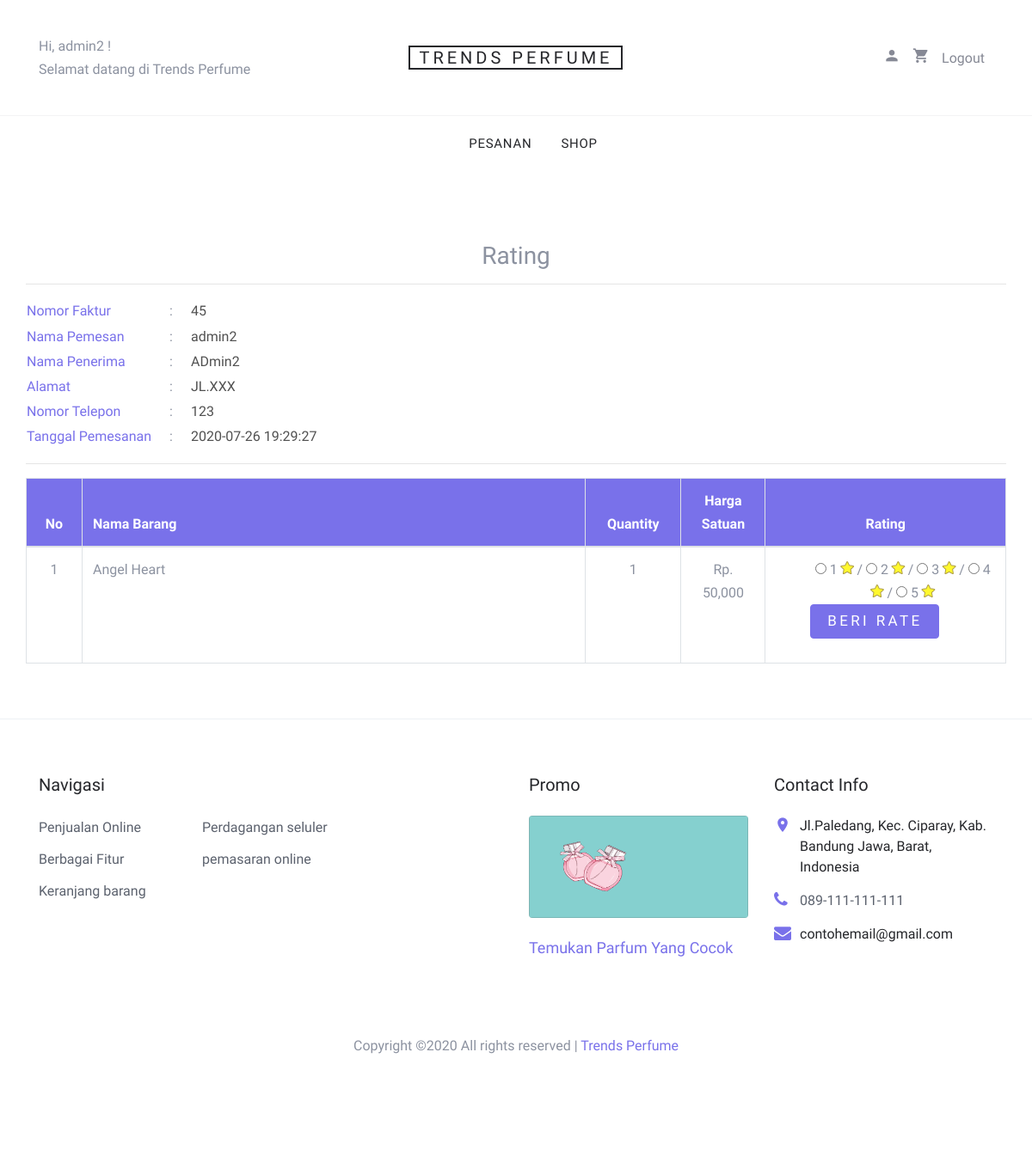
The page /index.php?page=my_profile&module=rekomendasi&action=rating&pesanan_id=45 (signed in) on the database its author committed.
### tables this page shows
CREATE TABLE `pesanan` (
  `pesanan_id` int(3) NOT NULL,
  `kota_id` int(3) NOT NULL,
  `user_id` int(3) NOT NULL,
  `nama_penerima` varchar(25) NOT NULL,
  `nomor_telepon` varchar(15) NOT NULL,
  `alamat` varchar(50) NOT NULL,
  `tanggal_pemesanan` datetime NOT NULL,
  `status` tinyint(4) NOT NULL
);

CREATE TABLE `user` (
  `user_id` int(3) NOT NULL,
  `level` varchar(16) NOT NULL,
  `nama` varchar(25) NOT NULL,
  `email` varchar(128) NOT NULL,
  `alamat` varchar(50) NOT NULL,
  `phone` varchar(15) NOT NULL,
  `password` varchar(255) NOT NULL,
  `status` enum('on','off') NOT NULL
);

CREATE TABLE `pesanan_detail` (
  `pesanan_id` int(3) NOT NULL,
  `barang_id` int(3) NOT NULL,
  `quantity` tinyint(2) NOT NULL,
  `harga` int(6) NOT NULL
);

CREATE TABLE `barang` (
  `barang_id` int(3) NOT NULL,
  `kategori_id` int(2) NOT NULL,
  `nama_barang` varchar(20) NOT NULL,
  `spesifikasi` text NOT NULL,
  `file` varchar(150) NOT NULL,
  `harga` int(6) NOT NULL,
  `stok` int(3) NOT NULL,
  `status` enum('on','off','','') NOT NULL,
  `jumlah` int(3) NOT NULL
);

### function/helper.php (called while the page is built, shortened)
<?php
	function rupiah($nilai = 0){
		$string = "Rp. " .number_format($nilai);
		return $string;
	}
 ?>

### module/rekomendasi/rating.php (the view, shortened to what this page needs)
<?php
	$pesanan_id = $_GET["pesanan_id"];
	$queryPesanan = mysqli_query($link, "SELECT pesanan.nama_penerima, pesanan.nomor_telepon, pesanan.alamat, pesanan.tanggal_pemesanan, user.nama, kota.kota, kota.tarif FROM pesanan JOIN user ON pesanan.user_id=user.user_id JOIN kota ON kota.kota_id=pesanan.kota_id WHERE pesanan.pesanan_id='$pesanan_id'");
	$row = mysqli_fetch_assoc($queryPesanan);
	$tanggal_pemesanan = $row['tanggal_pemesanan'];
	$nama_penerima = $row['nama_penerima'];
	$nomor_telepon = $row['nomor_telepon'];
	$alamat = $row['alamat'];
	$tarif = $row['tarif'];
	$nama = $row['nama'];
?>
	<div class="site-section">
    <div class="container">
      <div class="row">
        <div class="row mb-5">
          <div class="col-md-12 col-sm-12">
            <h3><center>Rating</center></h3>
              <hr>
                <?php
                  if(mysqli_num_rows($queryPesanan) == 0) {
                    require_once("notfound.html");
                  }else{
                ?>
                <table>
                  <tr>
                    <td class="isi-detail-h">Nomor Faktur</td>
                    <td class="titik-2">:</td>
                    <td class="isi-detail-b"><?php echo $pesanan_id; ?></td>
                  </tr>
                  <tr>
                    <td class="isi-detail-h">Nama Pemesan</td>
                    <td class="titik-2">:</td>
                    <td class="isi-detail-b"><?php echo $nama; ?></td>
                  </tr>
                  <tr>
                    <td class="isi-detail-h">Nama Penerima</td>
                    <td class="titik-2">:</td>
                    <td class="isi-detail-b"><?php echo $nama_penerima; ?></td>
                  </tr>
                  <tr>
                    <td class="isi-detail-h">Alamat</td>
                    <td class="titik-2">:</td>
                    <td class="isi-detail-b"><?php echo $alamat; ?></td>
                  </tr>
                  <tr>
                    <td class="isi-detail-h">Nomor Telepon</td>
                    <td class="titik-2">:</td>
                    <td class="isi-detail-b"><?php echo $nomor_telepon; ?></td>
                  </tr>
                  <tr>
                    <td class="isi-detail-h">Tanggal Pemesanan</td>
                    <td class="titik-2">:</td>
                    <td class="isi-detail-b"><?php echo $tanggal_pemesanan; ?></td>
                  </tr>
                </table>
              <?php } ?>
              <hr>
          </div>
          <div class="col-md-12">
            <div class="">
              <?php
                if(mysqli_num_rows($queryPesanan) == 0) {
                  require_once("notfound.html");
                }else{
              ?>
              <table class="table table-bordered">
                <thead style="background-color: rgb(121, 113, 234); color: white;">
                  <tr>
                    <th class="detail-pesanan-pendek">No</th>
                    <th class="detail-pesanan-panjang">Nama Barang</th>
                    <th class="detail-pesanan-pendek">Quantity</th>
                    <th class="detail-pesanan-pendek">Harga Satuan</th>
                    <th class="detail-pesanan-pendek">Rating</th>
                  </tr>
                </thead>
                  <?php
                    $queryDetail = mysqli_query($link, "SELECT * FROM pesanan_detail JOIN barang ON pesanan_detail.barang_id=barang.barang_id WHERE pesanan_detail.pesanan_id='$pesanan_id'");
                    $no = 1;
                    $subtotal = 0;
                    while($rowDetail = mysqli_fetch_assoc($queryDetail)){
                    $total = $rowDetail['harga'] * $rowDetail['quantity'];
                    $subtotal = $subtotal + $total;
                  ?>
                <tbody>
                  <tr class="isi-detail-pesanan">
                    <td class="detail-pesanan-tengah"><?php echo $no; ?></td>
                    <td class="detail-pesanan-kiri"><?php echo $rowDetail['nama_barang']; ?></td>
                    <td class="detail-pesanan-tengah"><?php echo $rowDetail['quantity']; ?></td>
                    <td class="detail-pesanan-tengah"><?php echo rupiah($rowDetail['harga']) ?></td>
                    <td class="detail-pesanan-tengah">
                      <form action=""  method="POST" class="sm-5">
                        <ul>
                          <input type="radio" name="rating" value="1"> 1 <i class="icon-star"></i> /
                          <input type="radio" name="rating" value="2"> 2 <i class="icon-star"></i> /
                          <input type="radio" name="rating" value="3"> 3 <i class="icon-star"></i> /
                          <input type="radio" name="rating" value="4"> 4 <i class="icon-star"></i> /
                          <input type="radio" name="rating" value="5"> 5 <i class="icon-star"></i>
                          <button class="btn btn-primary btn-block btn-kc" type="submit" name="submit">Beri Rate</button>
                        </ul>
                      </form>
                    </td>
                  </tr>
                </tbody>
                  <?php
                    $no++;
                      } $subtotal = $subtotal + $tarif;
                   ?>
              </table>
            <?php } ?>
          </div>
        </div>
      </div>
    </div>
  </div>

### css/style.css (style rules this page uses)
body { cursor: default; line-height: 1.7; color: #8c92a0; font-weight: 300; font-size: 16px; }
.btn { text-transform: uppercase; position: relative; -webkit-transition: 0.2s all ease-in-out !important; -o-transition: 0.2s all ease-in-out !important; transition: 0.2s all ease-in-out !important; top: 0; letter-spacing: .05em; }
.btn.btn-primary { font-size: 17px; font-weight: 300; letter-spacing: .2em; }
.site-section { padding: 2.5em 0 }
@media (min-width: 768px) { .site-section { padding: 5em 0; } }
.detail-pesanan-pendek { width: 50px; text-align: center; }
.detail-pesanan-panjang { width: 450px; }
.detail-pesanan-tengah { text-align: center; }
.isi-detail-h { color:rgb(121, 113, 234); }
.isi-detail-b { padding-left: 20px; color: #515151; }
.titik-2 { padding-left: 20px; }
.btn-kc { width: 150px; }
.icon-star { color:#ebeb34; -webkit-text-fill-color: #fff82e; -webkit-text-stroke-width: 1px; -webkit-text-stroke-color: #ad9d49; }

### rows shown on the page
pesanan: user.nama "admin2", nama_penerima "ADmin2", alamat "JL.XXX", nomor_telepon "123", tanggal_pemesanan "2020-07-26 19:29:27"
pesanan_detail: barang.nama_barang "Angel Heart", quantity "1", barang.harga "Rp. 50,000"

### other values the page prints
$nama "admin2"
$pesanan_id "45"
